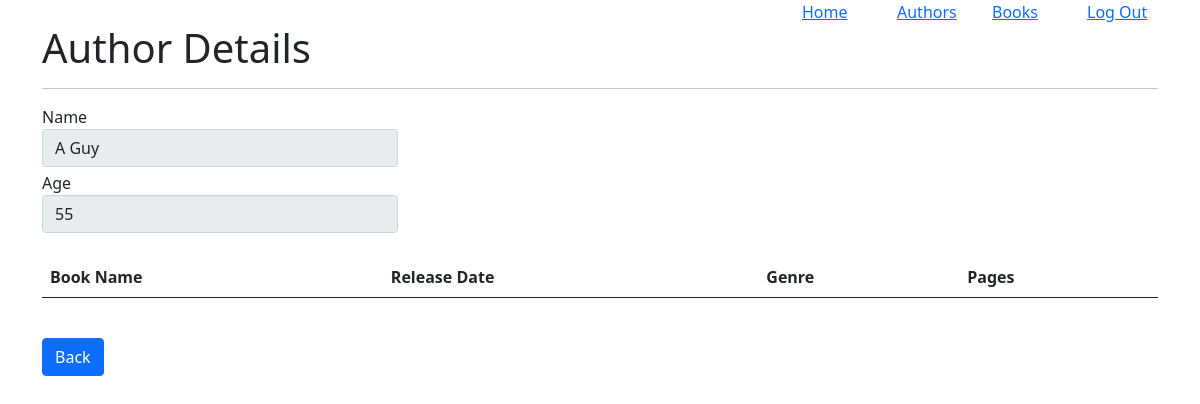
Before: /view_author/1 (signed in) with the older database file.
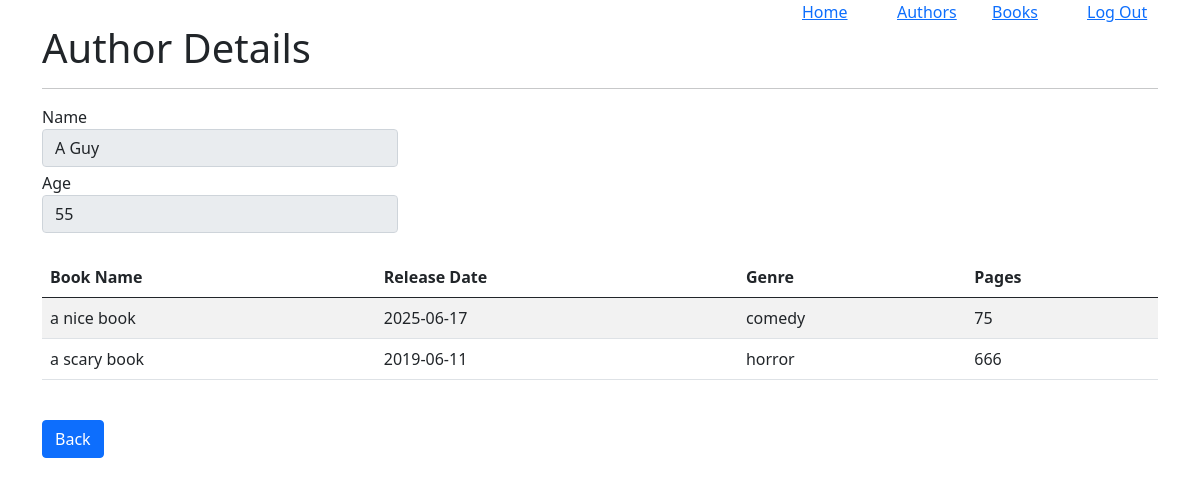
After: the same page with the newer database file.
### app/models.py (models this page shows, shortened)
class Book(db.Model):
    book_id: so.Mapped[int] = so.mapped_column(primary_key=True)
    author_id: so.Mapped[int] = so.mapped_column(sa.ForeignKey(Author.author_id))
    name: so.Mapped[str] = so.mapped_column(sa.String(64))
    release_date: so.Mapped[date] = so.mapped_column()
    genre: so.Mapped[str] = so.mapped_column(sa.String(64))
    pages: so.Mapped[int] = so.mapped_column()
    author: so.Mapped[Author] = so.relationship(back_populates='books')

### app/routes.py (the view)
@app.route("/view_author/<id>")
@login_required
def view_author(id):
    author = db.first_or_404(sa.select(Author).where(Author.author_id == id))
    books = db.session.scalars(author.authored_books()).all()
    return render_template("Authors/View.html", title="Author Details", author=author, books=books)

### app/models.py (called while the page is built)
@login.user_loader
def load_user(id):
    return db.session.get(User, int(id))

    def authored_books(self):
        return (sa.select(Book)
                .join(Book.author)
                .where(Book.author_id == self.author_id))

### app/templates/Authors/View.html
{% extends "Base.html" %}
{% block content %}
    <h1>Author Details</h1>
    <hr>
    <div class="row">
        <div class="col-lg-4">
            <div class="form-group mb-1">
                <label for="authorName" class="col-lg-4">Name</label>
                <input id="authorName" class="form-control col-lg-8" value="{{author.name}}" readonly>
            </div>
            <div class="form-group">
                <label for="authorAge" class="col-lg-4">Age</label>
                <input id="authorAge" class="form-control col-lg-8" value="{{author.age}}" readonly>
            </div>
        </div>
    </div>
    <br>
    <table class="table table-striped">
        <thead>
            <tr>
                <th>Book Name</th>
                <th>Release Date</th>
                <th>Genre</th>
                <th>Pages</th>
            </tr>
        </thead>
        <tbody>
            {% for book in books %}
            <tr>
                <td>{{book.name}}</td>
                <td>{{book.release_date}}</td>
                <td>{{book.genre}}</td>
                <td>{{book.pages}}</td>
            </tr>
            {% endfor %}
        </tbody>
    </table>
    <br>
    <a class="btn btn-primary" href="{{url_for('authors')}}">Back</a>
{% endblock %}

Changed rows visible on the page:
added Book: name "a nice book", release_date "2025-06-17", genre "comedy", pages "75"
added Book: name "a scary book", release_date "2019-06-11", genre "horror", pages "666"
